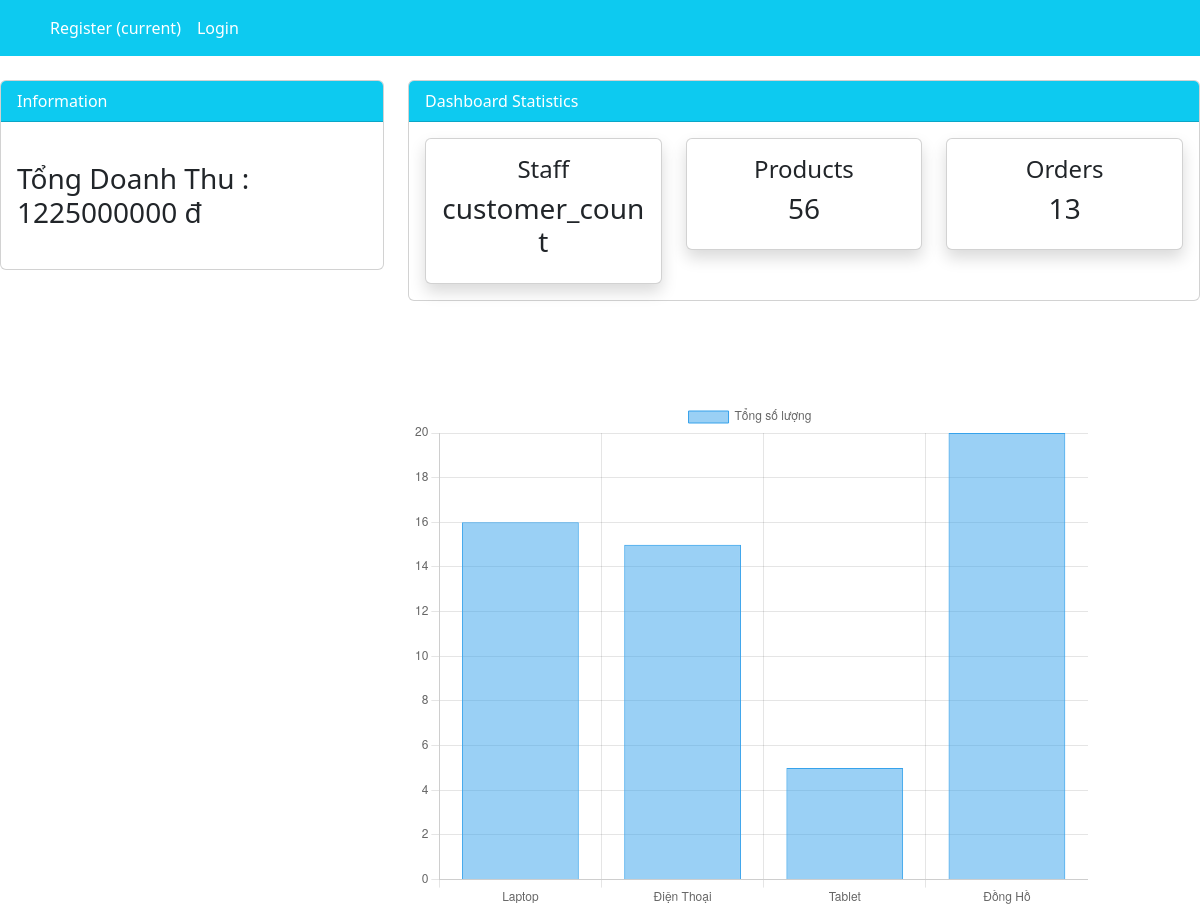
The app's page /manager/revenue_chart/, older data.
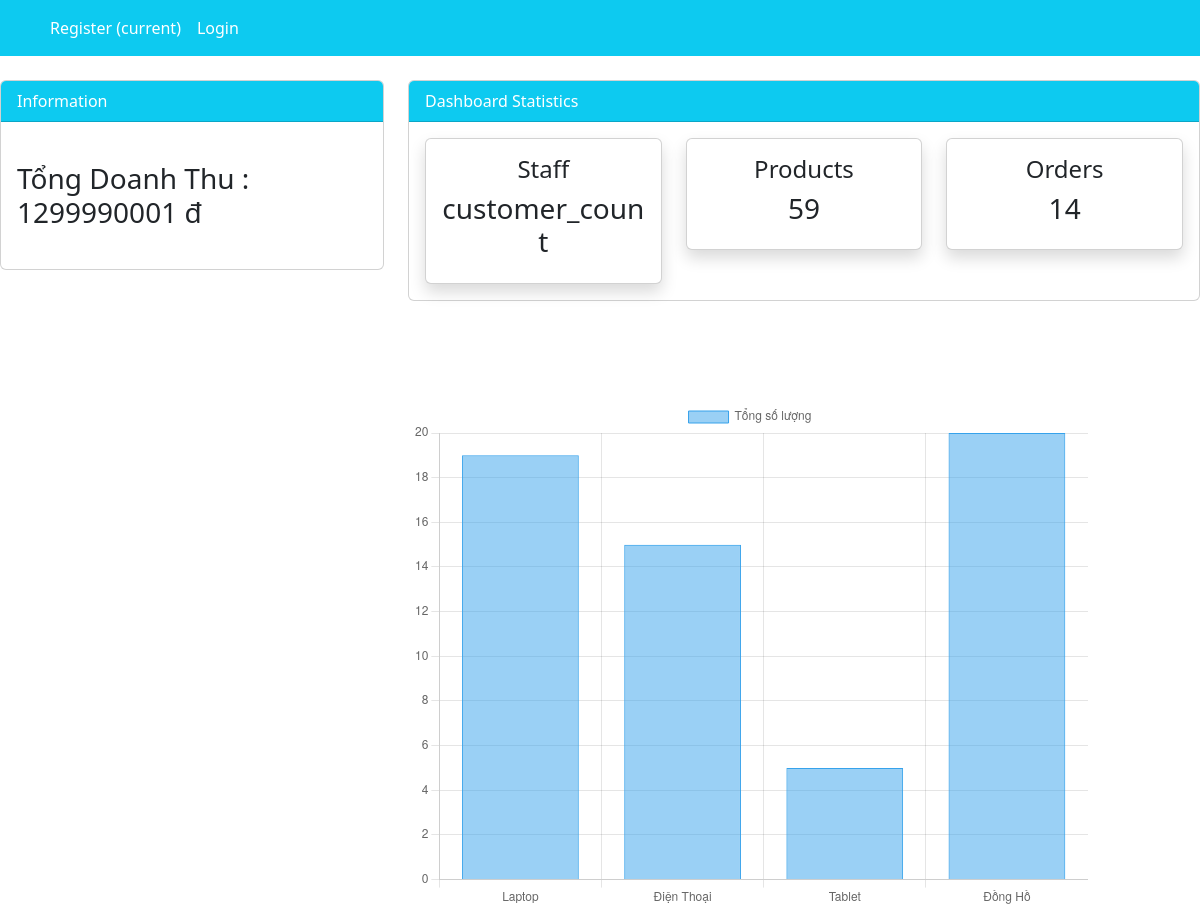
The same page, newer data.
### manager/models.py (models this page shows, shortened)
class TotalRevenue(models.Model):
    order_number = models.IntegerField(null=True,default=0)
    total = models.IntegerField(null=True, default=0)

### manager/views.py (the view)
# urls.py: path('revenue_chart/', revenue_static , name="revenue"),
def revenue_static(request):
    count_i = CountItems.objects.all()
    total = TotalRevenue.objects.all()
    money = count_i[0].laptop + count_i[0].phone + count_i[0].tablet + count_i[0].watch
    context = {
                'countItems': count_i[0],
                'total': total[0],
                'products':money,
            }
    return render(request, 'manager/revenue-static.html', context)

### templates/manager/revenue-static.html (shortened to what this page needs)
{% load static %}
<!DOCTYPE html>
<html lang="en">
<head>
	<link href="{% static 'css/styles.css' %}" rel="stylesheet" />
</head>
<body>
    {% include 'base/navbar-manager.html' %}
    {% include 'manager/topbar.html' %}
    <div class="container-sm" style="width: 700px; height: 300px; margin-top: 100px; margin-right: 100px;">
    <div>
        <canvas id="myChart" width="400" height="300"></canvas>
      </div>
      <script>
        const ctx = document.getElementById('myChart');
        new Chart(ctx, {
          type: 'bar',
          data: {
            labels: ['Laptop', 'Điện Thoại', 'Tablet', 'Đồng Hồ'],
            datasets: [{
              label: 'Tổng số lượng',
              data: [{{countItems.laptop}},{{countItems.phone}},{{countItems.tablet}},{{countItems.watch}}],
              borderWidth: 1
            }]
          },
          options: {
            scales: {
              y: {
                beginAtZero: true
              }
            }
          }
        });
      </script>
    </div>
</body>
</html>

### templates/manager/topbar.html (shortened to what this page needs)
{% load static %}
<div class="row">
    <div class="col-md-4 mt-4">
        <div class="card">
            <div class="card-header bg-info text-white">
                Information
            </div>
            <div class="card-body">
                <marquee behavior="" direction="">
                    <h3 class="my-4">Tổng Doanh Thu : {{total.total}} đ</h3>
                </marquee>
            </div>
        </div>
    </div>
    <div class="col-md-8 mt-4">
        <div class="card">
            <div class="card-header bg-info text-white">
                Dashboard Statistics
            </div>
            <div class="card-body">
                <div class="row">
                    <div class="col-md-4">
                        <a class="text-decoration-none text-dark" href="">
                            <div class="card my-card shadow">
                                <div class="card-body text-center">
                                    <h4>Staff </h4>
                                    <h3>customer_count</h3>
                                </div>
                            </div>
                        </a>
                    </div>
                    <div class="col-md-4">
                        <a class="text-decoration-none text-dark" href="">
                            <div class="card my-card shadow">
                                <div class="card-body text-center">
                                    <h4>Products </h4>
                                    <h3>{{products}}</h3>
                                </div>
                            </div>
                        </a>
                    </div>
                    <div class="col-md-4">
                        <a class="text-decoration-none text-dark" href="">
                            <div class="card my-card shadow">
                                <div class="card-body text-center">
                                    <h4>Orders </h4>
                                    <h3>{{total.order_number}}</h3>
                                </div>
                            </div>
                        </a>
                    </div>
                </div>
            </div>
        </div>
    </div>
</div>

Row changes from the older to the newer data that the page shows:
changed TotalRevenue: total "1225000000" → "1299990001"; order_number "13" → "14"
Text that changed along with them:
{{ products }}: "56" → "59"
chart data {{ countItems.laptop }}: 16 → 19
